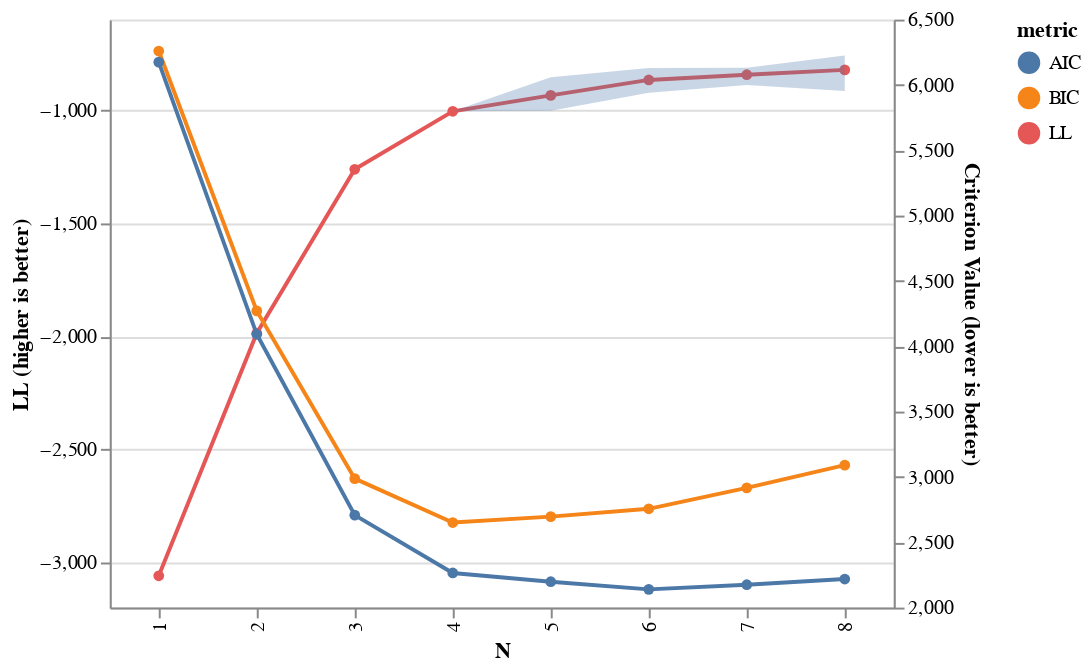

Notebook code for this chart:
### Markdown cell above
### Pythia 160m

### Code cell
import pandas as pd
from training_map import HMMTrainingMapSelection

df_ = pd.read_csv("results/Pythia160m_Hu_metrics.tsv", sep="\t")
TS_160m = HMMTrainingMapSelection(df_)
TS_160m.show_model_selection()

### Figure 1 — Vega-Lite specification as saved in the notebook (floating-point values rounded to 4 significant figures)
{"config": {"view": {"continuousWidth": 300, "continuousHeight": 300}}, "layer": [{"layer": [{"mark": {"type": "line"}, "encoding": {"color": {"field": "metric", "type": "nominal"}, "x": {"axis": {"title": "N"}, "field": "n", "type": "nominal"}, "y": {"aggregate": "mean", "axis": {"title": "LL (higher is better)"}, "field": "score", "scale": {"zero": false}, "type": "quantitative"}}, "transform": [{"fold": ["LL"], "as": ["metric", "score"]}]}, {"mark": {"type": "circle"}, "encoding": {"color": {"field": "metric", "type": "nominal"}, "x": {"axis": {"title": "N"}, "field": "n", "type": "nominal"}, "y": {"aggregate": "mean", "axis": {"title": "LL (higher is better)"}, "field": "score", "scale": {"zero": false}, "type": "quantitative"}}, "transform": [{"fold": ["LL"], "as": ["metric", "score"]}]}, {"mark": {"type": "area", "opacity": 0.3}, "encoding": {"x": {"axis": {"title": "N"}, "field": "n", "type": "nominal"}, "y": {"aggregate": "max", "axis": {"title": "LL (higher is better)"}, "field": "score", "scale": {"zero": false}, "type": "quantitative"}, "y2": {"aggregate": "min", "field": "score", "title": null}}, "transform": [{"fold": ["LL"], "as": ["metric", "score"]}]}], "data": {"name": "data-04a866c2477e6d684590f5219af71615"}}, {"layer": [{"mark": {"type": "line"}, "encoding": {"color": {"field": "metric", "type": "nominal"}, "x": {"axis": {"title": "N"}, "field": "n", "type": "nominal"}, "y": {"aggregate": "mean", "axis": {"title": "Criterion Value (lower is better)"}, "field": "score", "scale": {"zero": false}, "type": "quantitative"}}, "transform": [{"fold": ["AIC", "BIC"], "as": ["metric", "score"]}]}, {"mark": {"type": "circle"}, "encoding": {"color": {"field": "metric", "type": "nominal"}, "x": {"axis": {"title": "N"}, "field": "n", "type": "nominal"}, "y": {"aggregate": "mean", "axis": {"title": "Criterion Value (lower is better)"}, "field": "score", "scale": {"zero": false}, "type": "quantitative"}}, "transform": [{"fold": ["AIC", "BIC"], "as": ["metric", "score"]}]}], "data": {"name": "data-67ce4f4961d9cb9789f84bb55ddc52be"}}], "height": 300, "resolve": {"scale": {"y": "independent"}}, "width": 400, "$schema": "https://vega.github.io/schema/vega-lite/v5.15.1.json", "datasets": {"data-04a866c2477e6d684590f5219af71615": [{"LL": -3059.0, "n": 1, "rs": 5329}, {"LL": -3059.0, "n": 1, "rs": 2332}, {"LL": -3059.0, "n": 1, "rs": 4642}, {"LL": -3059.0, "n": 1, "rs": 6432}, {"LL": -3059.0, "n": 1, "rs": 4754}, {"LL": -1987.0, "n": 2, "rs": 5329}, {"LL": -1987.0, "n": 2, "rs": 2332}, {"LL": -1987.0, "n": 2, "rs": 4642}, {"LL": -1987.0, "n": 2, "rs": 6432}, {"LL": -1987.0, "n": 2, "rs": 4754}, {"LL": -1262.0, "n": 3, "rs": 5329}, {"LL": -1262.0, "n": 3, "rs": 2332}, {"LL": -1262.0, "n": 3, "rs": 4642}, {"LL": -1262.0, "n": 3, "rs": 6432}, {"LL": -1262.0, "n": 3, "rs": 4754}, {"LL": -1006.0, "n": 4, "rs": 5329}, {"LL": -1006.0, "n": 4, "rs": 2332}, {"LL": -1006.0, "n": 4, "rs": 4642}, {"LL": -1005.0, "n": 4, "rs": 6432}, {"LL": -1006.0, "n": 4, "rs": 4754}, {"LL": -923.1, "n": 5, "rs": 5329}, {"LL": -855.3, "n": 5, "rs": 2332}, {"LL": -970.6, "n": 5, "rs": 4642}, {"LL": -923.2, "n": 5, "rs": 6432}, {"LL": -1003.0, "n": 5, "rs": 4754}, {"LL": -891.0, "n": 6, "rs": 5329}, {"LL": -856.7, "n": 6, "rs": 2332}, {"LL": -813.8, "n": 6, "rs": 4642}, {"LL": -849.4, "n": 6, "rs": 6432}, {"LL": -923.0, "n": 6, "rs": 4754}, {"LL": -887.9, "n": 7, "rs": 5329}, {"LL": -814.4, "n": 7, "rs": 2332}, {"LL": -814.4, "n": 7, "rs": 4642}, {"LL": -888.6, "n": 7, "rs": 6432}, {"LL": -813.0, "n": 7, "rs": 4754}, {"LL": -759.1, "n": 8, "rs": 5329}, {"LL": -759.1, "n": 8, "rs": 2332}, {"LL": -839.3, "n": 8, "rs": 4642}, {"LL": -838.5, "n": 8, "rs": 6432}, {"LL": -915.6, "n": 8, "rs": 4754}], "data-67ce4f4961d9cb9789f84bb55ddc52be": [{"AIC": 6174.0, "BIC": 6259.0, "LL": -3059.0, "n": 1, "rs": 5329}, {"AIC": 6174.0, "BIC": 6259.0, "LL": -3059.0, "n": 1, "rs": 2332}, {"AIC": 6174.0, "BIC": 6259.0, "LL": -3059.0, "n": 1, "rs": 4642}, {"AIC": 6174.0, "BIC": 6259.0, "LL": -3059.0, "n": 1, "rs": 6432}, {"AIC": 6174.0, "BIC": 6259.0, "LL": -3059.0, "n": 1, "rs": 4754}, {"AIC": 4092.0, "BIC": 4271.0, "LL": -1987.0, "n": 2, "rs": 5329}, {"AIC": 4092.0, "BIC": 4271.0, "LL": -1987.0, "n": 2, "rs": 2332}, {"AIC": 4092.0, "BIC": 4271.0, "LL": -1987.0, "n": 2, "rs": 4642}, {"AIC": 4092.0, "BIC": 4271.0, "LL": -1987.0, "n": 2, "rs": 6432}, {"AIC": 4092.0, "BIC": 4271.0, "LL": -1987.0, "n": 2, "rs": 4754}, {"AIC": 2708.0, "BIC": 2987.0, "LL": -1262.0, "n": 3, "rs": 5329}, {"AIC": 2707.0, "BIC": 2987.0, "LL": -1262.0, "n": 3, "rs": 2332}, {"AIC": 2707.0, "BIC": 2987.0, "LL": -1262.0, "n": 3, "rs": 4642}, {"AIC": 2708.0, "BIC": 2987.0, "LL": -1262.0, "n": 3, "rs": 6432}, {"AIC": 2708.0, "BIC": 2987.0, "LL": -1262.0, "n": 3, "rs": 4754}, {"AIC": 2265.0, "BIC": 2651.0, "LL": -1006.0, "n": 4, "rs": 5329}, {"AIC": 2265.0, "BIC": 2651.0, "LL": -1006.0, "n": 4, "rs": 2332}, {"AIC": 2265.0, "BIC": 2651.0, "LL": -1006.0, "n": 4, "rs": 4642}, {"AIC": 2265.0, "BIC": 2651.0, "LL": -1005.0, "n": 4, "rs": 6432}, {"AIC": 2265.0, "BIC": 2651.0, "LL": -1006.0, "n": 4, "rs": 4754}, {"AIC": 2174.0, "BIC": 2672.0, "LL": -923.1, "n": 5, "rs": 5329}, {"AIC": 2039.0, "BIC": 2537.0, "LL": -855.3, "n": 5, "rs": 2332}, {"AIC": 2269.0, "BIC": 2767.0, "LL": -970.6, "n": 5, "rs": 4642}, {"AIC": 2174.0, "BIC": 2673.0, "LL": -923.2, "n": 5, "rs": 6432}, {"AIC": 2335.0, "BIC": 2833.0, "LL": -1003.0, "n": 5, "rs": 4754}, {"AIC": 2188.0, "BIC": 2805.0, "LL": -891.0, "n": 6, "rs": 5329}, {"AIC": 2119.0, "BIC": 2736.0, "LL": -856.7, "n": 6, "rs": 2332}, {"AIC": 2034.0, "BIC": 2650.0, "LL": -813.8, "n": 6, "rs": 4642}, {"AIC": 2105.0, "BIC": 2721.0, "LL": -849.4, "n": 6, "rs": 6432}, {"AIC": 2252.0, "BIC": 2868.0, "LL": -923.0, "n": 6, "rs": 4754}, {"AIC": 2264.0, "BIC": 3005.0, "LL": -887.9, "n": 7, "rs": 5329}, {"AIC": 2117.0, "BIC": 2858.0, "LL": -814.4, "n": 7, "rs": 2332}, {"AIC": 2117.0, "BIC": 2858.0, "LL": -814.4, "n": 7, "rs": 4642}, {"AIC": 2265.0, "BIC": 3006.0, "LL": -888.6, "n": 7, "rs": 6432}, {"AIC": 2114.0, "BIC": 2855.0, "LL": -813.0, "n": 7, "rs": 4754}, {"AIC": 2092.0, "BIC": 2964.0, "LL": -759.1, "n": 8, "rs": 5329}, {"AIC": 2092.0, "BIC": 2964.0, "LL": -759.1, "n": 8, "rs": 2332}, {"AIC": 2253.0, "BIC": 3124.0, "LL": -839.3, "n": 8, "rs": 4642}, {"AIC": 2251.0, "BIC": 3123.0, "LL": -838.5, "n": 8, "rs": 6432}, {"AIC": 2405.0, "BIC": 3277.0, "LL": -915.6, "n": 8, "rs": 4754}]}}
